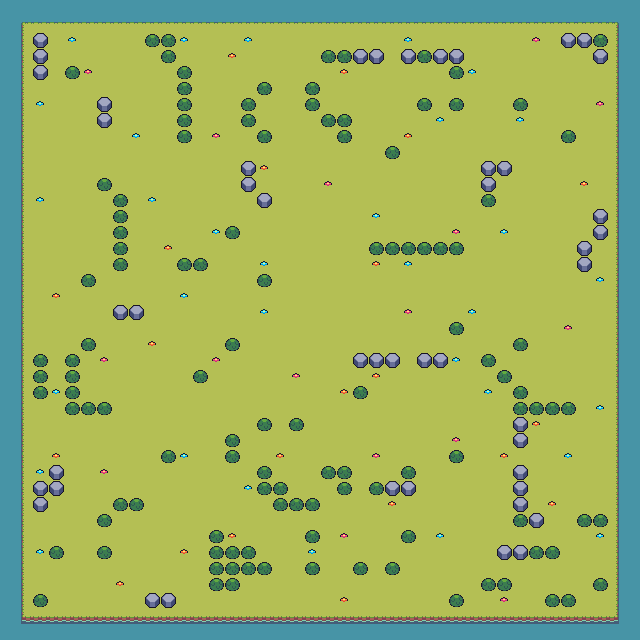

Below is a game level as drawn by its tile map, then a one-line description and the .tmx that defines it (tile-layer data replaced by summaries):
An orthogonal 40x40 tile map with 16x16 px tiles, 2 tile layers (floor, decoration), 2 tilesets and 4 objects.

<map version="1.2" tiledversion="1.3.4" orientation="orthogonal" renderorder="right-down" width="40" height="40" tilewidth="16" tileheight="16" infinite="0" nextlayerid="6" nextobjectid="21">
 <editorsettings>
  <export target="survival.json" format="json" />
 </editorsettings>
 <tileset firstgid="1" name="survival_tileset" tilewidth="16" tileheight="16" tilecount="60" columns="15">
  <image source="survival_tileset.png" width="240" height="64" />
  <tile id="0">
   <properties>
    <property name="collides" type="bool" value="true" />
   </properties>
  </tile>
  <tile id="2">
   <properties>
    <property name="collides" type="bool" value="true" />
   </properties>
  </tile>
  <tile id="4">
   <properties>
    <property name="collides" type="bool" value="true" />
   </properties>
  </tile>
  <tile id="5">
   <properties>
    <property name="collides" type="bool" value="true" />
   </properties>
  </tile>
  <tile id="10">
   <properties>
    <property name="collides" type="bool" value="true" />
   </properties>
  </tile>
  <tile id="11">
   <properties>
    <property name="collides" type="bool" value="true" />
   </properties>
  </tile>
  <tile id="23">
   <properties>
    <property name="collides" type="bool" value="true" />
   </properties>
  </tile>
  <tile id="36">
   <properties>
    <property name="collides" type="bool" value="true" />
   </properties>
  </tile>
  <tile id="58">
   <properties>
    <property name="collides" type="bool" value="true" />
   </properties>
  </tile>
 </tileset>
 <tileset firstgid="61" name="survival_tileset_extruded" tilewidth="16" tileheight="16" spacing="2" margin="1" tilecount="60" columns="15">
  <image source="survival_tileset_extruded.png" width="270" height="72" />
  <tile id="0">
   <properties>
    <property name="collides" type="bool" value="true" />
   </properties>
  </tile>
  <tile id="2">
   <properties>
    <property name="collides" type="bool" value="true" />
   </properties>
  </tile>
  <tile id="4">
   <properties>
    <property name="collides" type="bool" value="true" />
   </properties>
  </tile>
  <tile id="5">
   <properties>
    <property name="collides" type="bool" value="true" />
   </properties>
  </tile>
  <tile id="6">
   <properties>
    <property name="collides" type="bool" value="true" />
   </properties>
  </tile>
  <tile id="10">
   <properties>
    <property name="collides" type="bool" value="true" />
   </properties>
  </tile>
  <tile id="11">
   <properties>
    <property name="collides" type="bool" value="true" />
   </properties>
  </tile>
  <tile id="23">
   <properties>
    <property name="collides" type="bool" value="true" />
   </properties>
  </tile>
  <tile id="36">
   <properties>
    <property name="collides" type="bool" value="true" />
   </properties>
  </tile>
  <tile id="58">
   <properties>
    <property name="collides" type="bool" value="true" />
   </properties>
  </tile>
 </tileset>
 <layer id="2" name="floor" width="40" height="40">
  <data>[1600 cells, 1600 non-empty, 10 distinct tile ids]</data>
 </layer>
 <layer id="5" name="decoration" width="40" height="40">
  <data>[1600 cells, 238 non-empty, 8 distinct tile ids]</data>
 </layer>
 <objectgroup id="3" name="collisions">
  <object id="16" x="0" y="0" width="22" height="640" />
  <object id="18" x="618" y="0" width="22" height="640" />
  <object id="19" x="22" y="617" width="596" height="23" />
  <object id="20" x="22" y="0" width="596" height="23" />
 </objectgroup>
</map>